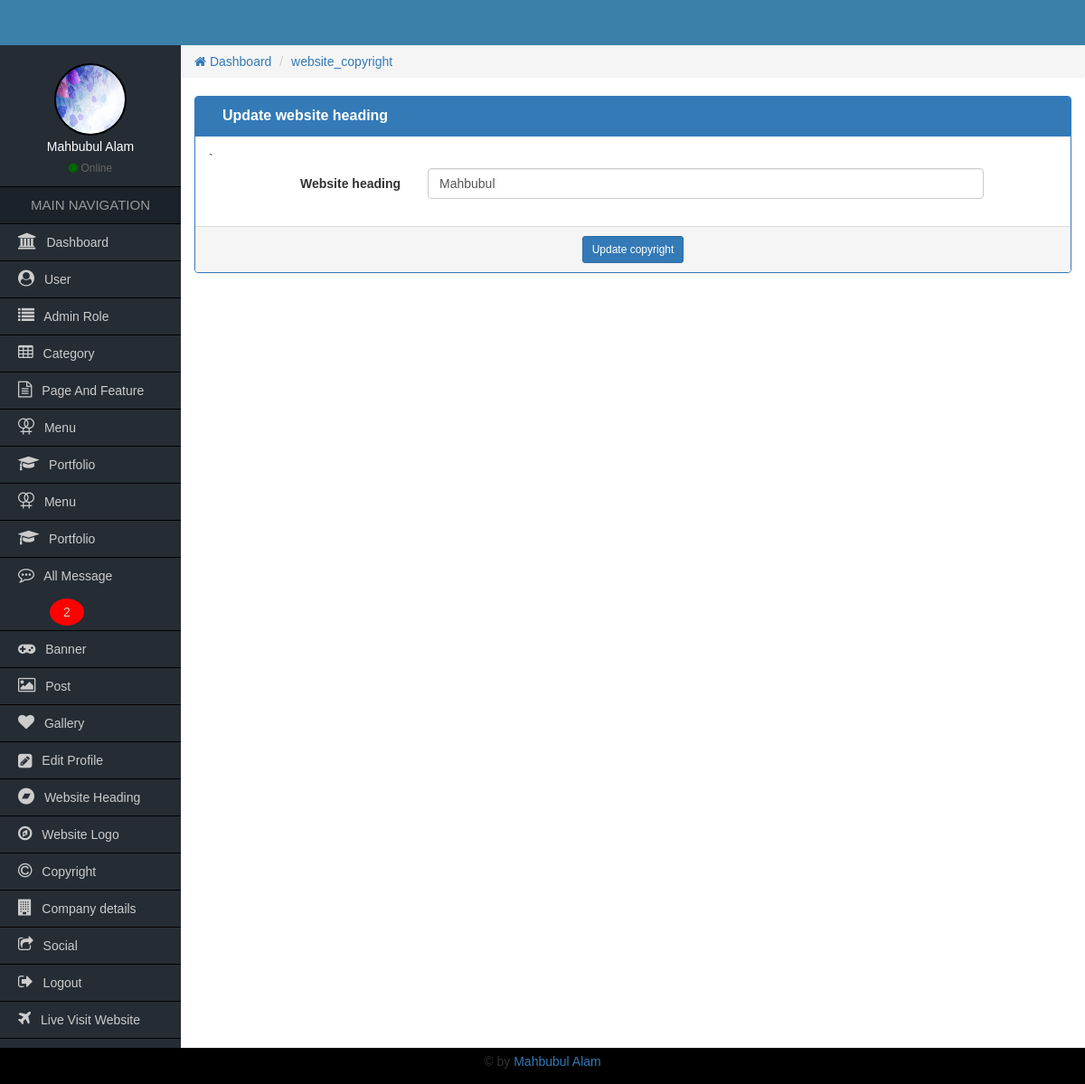
The page /Admin/website_copyright.php (signed in) on the database as committed earlier.
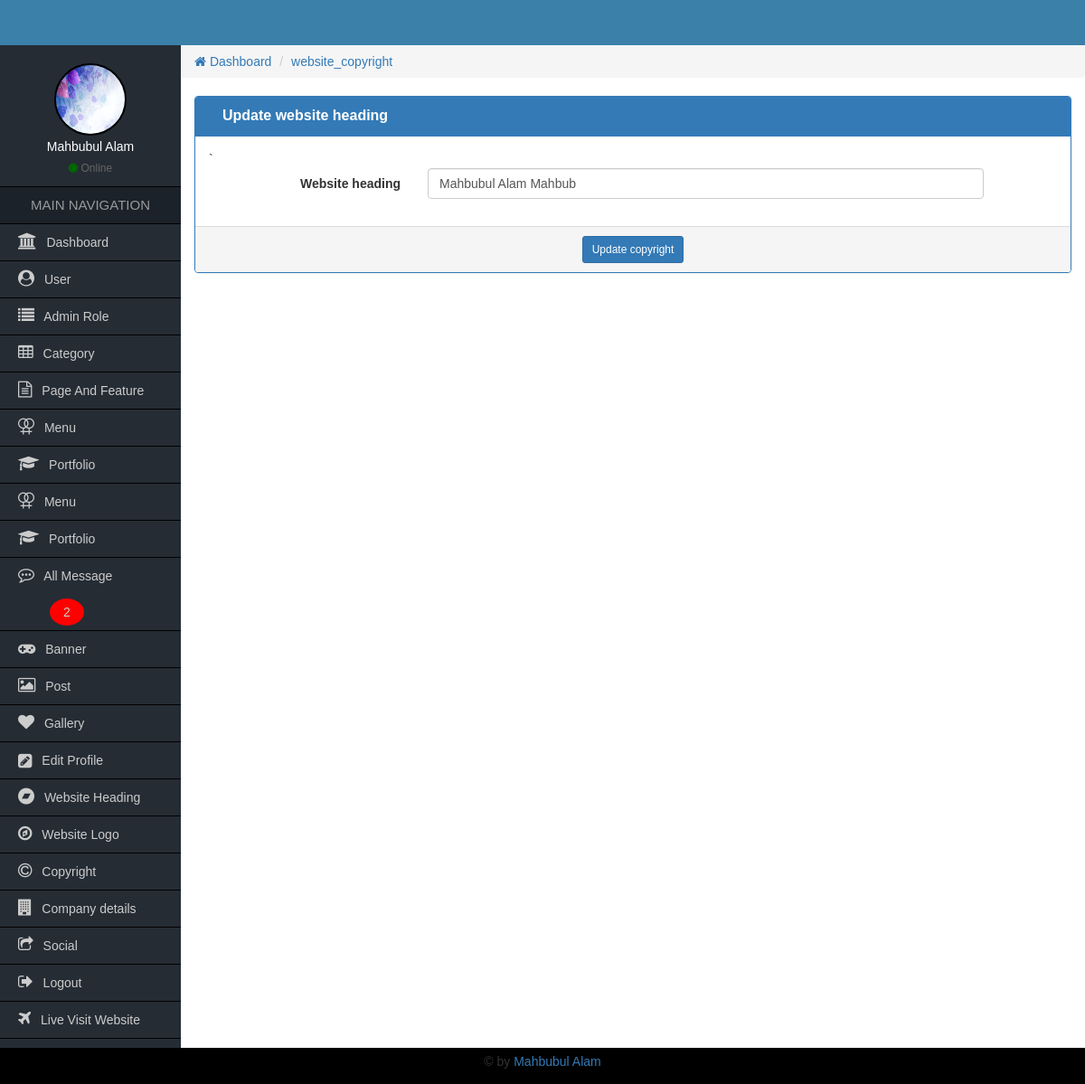
The same page on the database as committed later.
### tables this page shows
CREATE TABLE `tbl_description` (
  `value` varchar(20) NOT NULL,
  `website_heading` varchar(100) NOT NULL,
  `companyName` varchar(40) NOT NULL,
  `companyAddress` varchar(70) NOT NULL,
  `companyPhone` varchar(35) NOT NULL,
  `companyEmail` varchar(35) NOT NULL,
  `copyright` varchar(30) NOT NULL,
  `facebookUrl` varchar(50) NOT NULL,
  `twitterUrl` varchar(50) NOT NULL,
  `linkedinUrl` varchar(50) NOT NULL,
  `pinterestUrl` varchar(50) NOT NULL,
  `googleplusUrl` varchar(50) NOT NULL,
  `websiteLogo` varchar(100) NOT NULL,
  `companyOwner` varchar(50) NOT NULL
);

### Admin/website_copyright.php (the view, shortened to what this page needs)
<?php
    require_once "functions/function.php";
?>
<div class="col-md-12">
    <form class="form-horizontal" action="" method="post">
        <div class="panel panel-primary">
            <div class="panel-heading">
                <div class="col-md-9 heading_title">
                    Update website heading
                </div>
                <div class="col-md-3 text-right">
                </div>
                <div class="clearfix"></div>
            </div>
            <div class="panel-body">
                <?php
                $query = "SELECT copyright FROM tbl_description WHERE value='copyright'";
                $copyrightResult = mysqli_query($con,$query);
                if($copyrightResult){
                $result = mysqli_fetch_array($copyrightResult);
                ?>`
                <div class="form-group">
                    <label for="" class="col-sm-3 control-label">Website heading</label>
                    <div class="col-sm-8">
                        <input type="text" name="copyright" class="form-control" value="<?=$result['copyright'];?>" required>
                    </div>
                </div>
            </div>
            <div class="panel-footer text-center">
                <button class="btn btn-sm btn-primary">Update copyright</button>
            </div>
            <?php } ?>
        </div>
    </form>
</div>

Rows that differ between the two databases and show on the page:
changed tbl_description: copyright "Mahbubul" → "Mahbubul Alam Mahbub"
